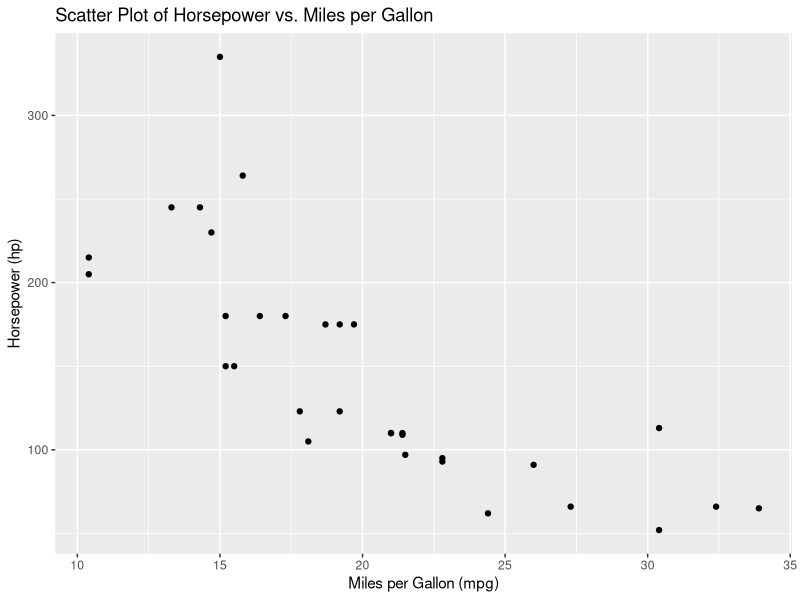
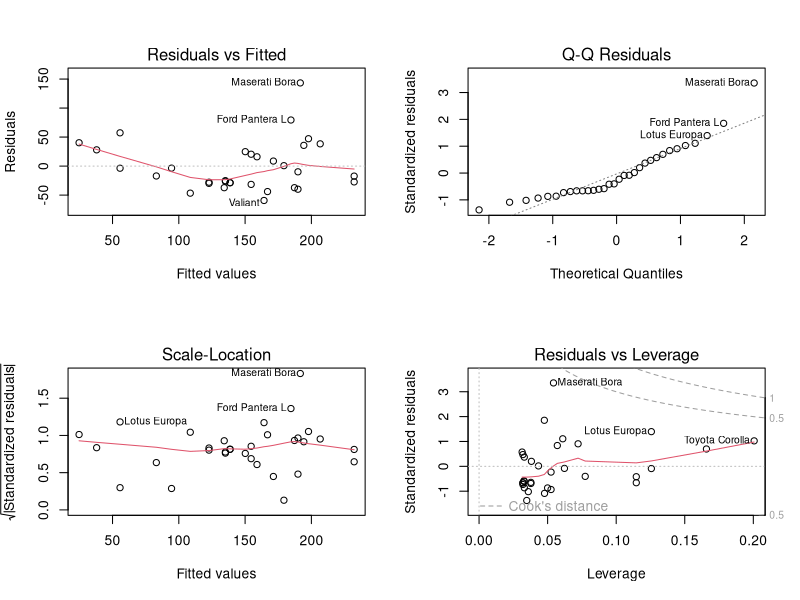

These charts were generated, in order, by the following R code:
# Load required libraries
library(ggplot2)

# Step 1: Load the dataset
data(mtcars)
head(mtcars)

# Step 2: Explore the Data
# Scatter plot between predictor (x) and target (y)
ggplot(data = mtcars, aes(x = mpg, y = hp)) +
  geom_point() +
  labs(x = "Miles per Gallon (mpg)", y = "Horsepower (hp)",
       title = "Scatter Plot of Horsepower vs. Miles per Gallon")

# Step 3: Fit a Linear Regression Model
model <- lm(hp ~ mpg, data = mtcars)

# Step 4: Assess Model Fit
# Diagnostic plots
par(mfrow=c(2,2))
plot(model)

# Step 5: Make Predictions
# For example, predict horsepower for a car with 25 mpg
new_data <- data.frame(mpg = 25)
predicted_hp <- predict(model, newdata = new_data)
cat("Predicted Horsepower for 25 mpg:", predicted_hp)
